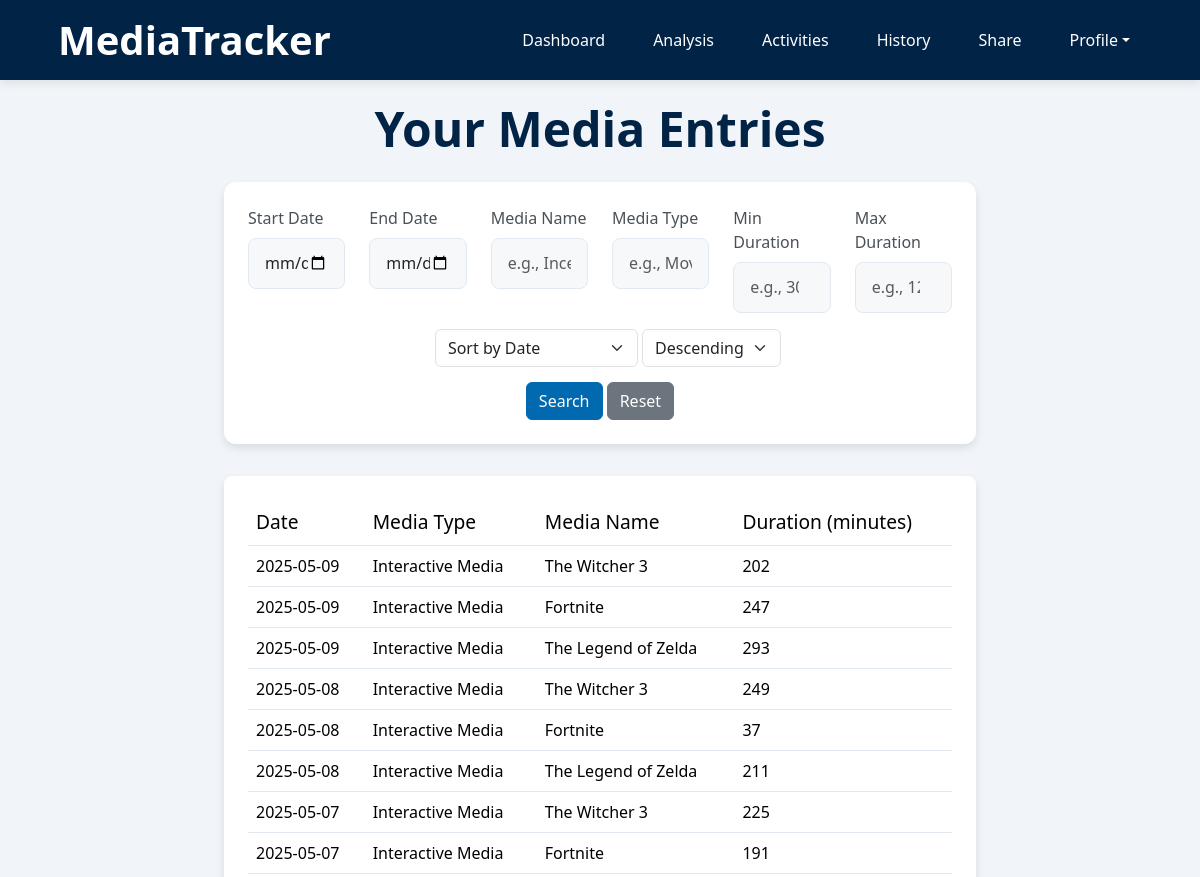
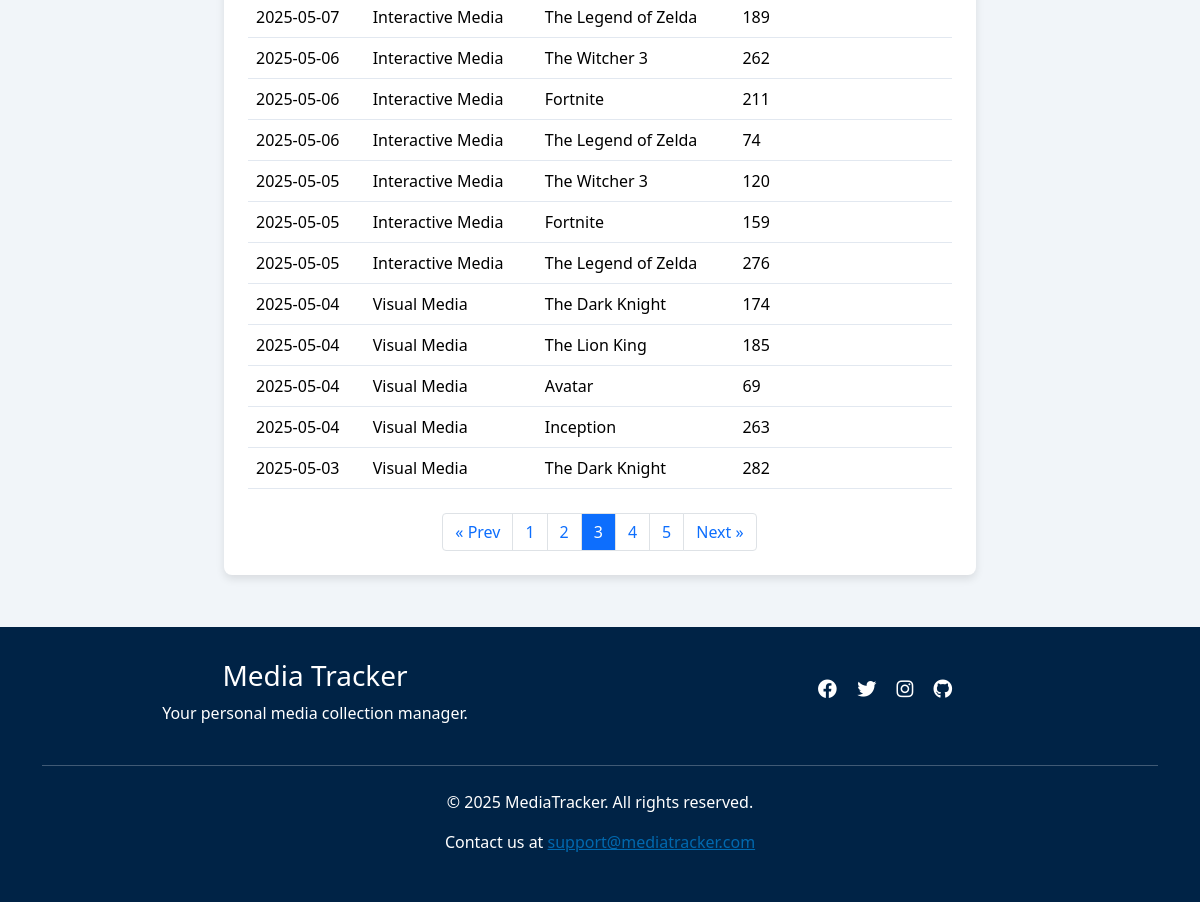
Page /viewdata?page=3 (signed in) on the committed database (2 pictures, top to bottom).
### app/models.py (models this page shows)
class Entries(db.Model):
    __tablename__ = 'Entries'
    id = db.Column(db.Integer, primary_key=True)
    activity_id = db.Column(db.Integer, db.ForeignKey('Activities.id'), nullable=True)
    date = db.Column(db.Date, nullable=False)
    duration = db.Column(db.Integer, nullable=False)
    comment = db.Column(db.Text, nullable=True)

class Activities(db.Model):
    __tablename__ = 'Activities'
    id = db.Column(db.Integer, primary_key=True)
    username = db.Column(db.String(80), db.ForeignKey('Users.username'), nullable=False)
    media_type = db.Column(db.String(50), nullable=False)
    media_subtype = db.Column(db.String(50), nullable=True)
    media_name = db.Column(db.String(120), nullable=False)
    status = db.Column(db.String(20), nullable=False, default='ongoing')
    start_date = db.Column(db.Date, nullable=True)
    end_date = db.Column(db.Date, nullable=True)
    rating = db.Column(db.Float, nullable=True)
    comment = db.Column(db.Text, nullable=True)
    media_entries = db.relationship('Entries', backref='activity')

### app/routes.py (the view)
@blueprint.route('/viewdata', methods=['GET'])
@login_required
def viewdata():
    result = get_entries(current_user.username, request)
    if result: return result

### app/forms.py
class DeleteEntryForm(FlaskForm):
    entry_id = HiddenField('Entry ID', validators=[DataRequired()])
    submit = SubmitField('Delete Entry')

### app/models.py (called while the page is built)
@login.user_loader
def load_user(username):
    return db.session.get(Users, username)

### app/templates/viewdata.html (shortened to what this page needs)
{% extends "base.html" %}
{% block content %}
<div class="page-container">
    {% if current_user.username == username %}
        <h2 class="text-center page-title">Your Media Entries</h2>
    {% else %}
        <h2 class="text-center page-title">{{ username }}'s Media Entries</h2>
    {% endif %}
    <section class="section wow fadeIn" data-wow-duration="0.2s" data-wow-delay="0.05s">
        <form action="{{ url_for('main.viewdata') }}" method="GET">
            <div class="row">
                <div class="col-md-2">
                    <label for="start_date" class="form-label">Start Date</label>
                    <input type="date" id="start_date" name="start_date" class="form-control" value="{{ request.args.get('start_date', '') }}">
                </div>
                <div class="col-md-2">
                    <label for="end_date" class="form-label">End Date</label>
                    <input type="date" id="end_date" name="end_date" class="form-control" value="{{ request.args.get('end_date', '') }}">
                </div>
                <div class="col-md-2">
                    <label for="media_name" class="form-label">Media Name</label>
                    <input type="text" id="media_name" name="media_name" class="form-control" placeholder="e.g., Inception" value="{{ request.args.get('media_name', '') }}">
                </div>
                <div class="col-md-2">
                    <label for="media_type" class="form-label">Media Type</label>
                    <input type="text" id="media_type" name="media_type" class="form-control" placeholder="e.g., Movie" value="{{ request.args.get('media_type', '') }}">
                </div>
                <div class="col-md-2">
                    <label for="min_duration" class="form-label">Min Duration</label>
                    <input type="number" id="min_duration" name="min_duration" class="form-control" placeholder="e.g., 30" value="{{ request.args.get('min_duration', '') }}">
                </div>
                <div class="col-md-2">
                    <label for="max_duration" class="form-label">Max Duration</label>
                    <input type="number" id="max_duration" name="max_duration" class="form-control" placeholder="e.g., 120" value="{{ request.args.get('max_duration', '') }}">
                </div>
            </div>
            <div class="row mt-3">
                <div class="sort text-center">
                    <select name="sort_field" class="form-select d-inline-block w-auto ms-3" style="display:inline-block; width:auto;">
                        <option value="date" {% if request.args.get('sort_field', 'date') == 'date' %}selected{% endif %}>Sort by Date</option>
                    </select>
                    <select name="sort_order" class="form-select d-inline-block w-auto" style="display:inline-block; width:auto;">
                        <option value="desc" {% if request.args.get('sort_order', 'desc') == 'desc' %}selected{% endif %}>Descending</option>
                    </select>
                </div>
                <div class="col-md-12 text-center">
                    <button type="submit" class="btn btn-primary">Search</button>
                    <a href="{{ url_for('main.viewdata') }}" class="btn btn-secondary">Reset</a>
                </div>
            </div>
        </form>
    </section>
    <section class="table-section wow fadeIn" data-wow-duration="0.2s" data-wow-delay="0.1">
        <table class="table hover">
            <thead>
                <tr>
                    <th class="wow fadeInUp" data-wow-duration="0.2s" data-wow-delay="0.1s">Date</th>
                    <th class="wow fadeInUp" data-wow-duration="0.2s" data-wow-delay="0.15s">Media Type</th>
                    <th class="wow fadeInUp" data-wow-duration="0.2s" data-wow-delay="0.2s">Media Name</th>
                    <th class="wow fadeInUp" data-wow-duration="0.2s" data-wow-delay="0.25s">Duration (minutes)</th>
                </tr>
            </thead>
            <tbody>
                {% for entry in entries %}
                <tr class="entry-row wow animate__animated" data-wow-duration="0.5s">
                    <td class="wow fadeInUp" data-wow-duration="0.2s" data-wow-delay="0.1s">{{ entry.date }}</td>
                    <td class="wow fadeInUp" data-wow-duration="0.2s" data-wow-delay="0.15s">{{ entry.activity.media_type }}</td>
                    <td class="wow fadeInUp" data-wow-duration="0.2s" data-wow-delay="0.2s">{{ entry.activity.media_name }}</td>
                    <td class="wow fadeInUp" data-wow-duration="0.2s" data-wow-delay="0.25s">{{ entry.duration }}</td>
                </tr>
                {% endfor %}
            </tbody>
        </table>
        {% if total_pages > 1 %}
            <nav aria-label="Pagination">
            <ul class="pagination justify-content-center mt-4">
                {% if page > 1 %}
                <li class="page-item">
                    <a class="page-link"
                    href="{{ url_for(request.endpoint, page=page-1, **request_args) }}">
                    &laquo; Prev
                    </a>
                </li>
                {% endif %}
                {% for p in range(1, total_pages+1) %}
                <li class="page-item {% if p==page %}active{% endif %}">
                    <a class="page-link"
                    href="{{ url_for(request.endpoint, page=p, **request_args) }}">
                    {{ p }}
                    </a>
                </li>
                {% endfor %}
                {% if page < total_pages %}
                <li class="page-item">
                    <a class="page-link"
                    href="{{ url_for(request.endpoint, page=page+1, **request_args) }}">
                    Next &raquo;
                    </a>
                </li>
                {% endif %}
            </ul>
            </nav>
            {% endif %}
    </section>
</div>
{% endblock %}

### app/static/styles.css (style rules this page uses)
:root { --primary-color: #0069af; --secondary-color: #002346; --background-color:#f1f5f9; --light-border: #e2e8f0; }
body { font-family: 'Segoe UI', Tahoma, Geneva, Verdana, sans-serif; background-color: var(--background-color); }
nav ul { display: flex; list-style: none; margin: 0; padding: 0; }
nav ul li { margin-left: 1.5rem; }
nav ul li a { color: white; text-decoration: none; font-weight: 500; transition: color 0.3s; padding: 0.5rem 0.75rem; border-radius: 4px; }
html, body { height: 100%; margin: 0; padding: 0; }
body { display: flex; flex-direction: column; }
table { width: 100%; border-collapse: collapse; }
th { background-color: #ffffff; padding: 0.75rem 1rem; text-align: left; font-weight: 500; color: #495057; border-bottom: 1px solid var(--light-border); font-size: 1.2rem; }
td { padding: 0.75rem; border-bottom: 1px solid var(--light-border); vertical-align: middle; }
thead { padding: 0.75rem 1rem; }
.btn-primary { background-color: var(--primary-color); border-color: var(--primary-color); }
.section { background: white; border-radius: 0.75rem; box-shadow: 0 4px 8px rgba(0,0,0,0.1); padding: 1.5rem; margin-bottom: 2rem; }
.page-title { font-size: 3rem; font-weight: bold; margin-bottom: 1.5rem; color: var(--secondary-color); }
.page-container { margin: 0 auto; width: 66%; padding: 20px; }
.pagination .page-item { margin: 0; }
.pagination .page-link { border-radius: 0; margin-left: -1px; border: 1px solid #dee2e6; }
.pagination .page-item:first-child .page-link { border-top-left-radius: 0.25rem; border-bottom-left-radius: 0.25rem; }
.pagination .page-item:last-child .page-link { border-top-right-radius: 0.25rem; border-bottom-right-radius: 0.25rem; }
.table-section { background-color: white; border-radius: 8px; box-shadow: 0 4px 8px rgba(0, 0, 0, 0.1); padding: 1.5rem; margin-bottom: 2rem; overflow-x: auto; }
.form-control { padding: 0.8rem 1rem; border-radius: 8px; border: 1px solid var(--light-border); transition: all 0.3s ease; font-size: 1rem; background-color: #f2f4f59c; }
.form-label { font-weight: 500; margin-bottom: 0.5rem; color: #495057; }
.wow { visibility: hidden; }
.wow.animated { visibility: visible; }
.entry-row { background-color: white; }
.sort { padding-bottom: 15px; }

### rows in the picture
Entries: date "2025-05-09", activity.media_type "Interactive Media", activity.media_name "The Witcher 3", duration "202"
Entries: date "2025-05-09", activity.media_type "Interactive Media", activity.media_name "Fortnite", duration "247"
Entries: date "2025-05-09", activity.media_type "Interactive Media", activity.media_name "The Legend of Zelda", duration "293"
Entries: date "2025-05-08", activity.media_type "Interactive Media", activity.media_name "The Witcher 3", duration "249"
Entries: date "2025-05-08", activity.media_type "Interactive Media", activity.media_name "Fortnite", duration "37"
Entries: date "2025-05-08", activity.media_type "Interactive Media", activity.media_name "The Legend of Zelda", duration "211"
Entries: date "2025-05-07", activity.media_type "Interactive Media", activity.media_name "The Witcher 3", duration "225"
Entries: date "2025-05-07", activity.media_type "Interactive Media", activity.media_name "Fortnite", duration "191"
Entries: date "2025-05-07", activity.media_type "Interactive Media", activity.media_name "The Legend of Zelda", duration "189"
Entries: date "2025-05-06", activity.media_type "Interactive Media", activity.media_name "The Witcher 3", duration "262"
Entries: date "2025-05-06", activity.media_type "Interactive Media", activity.media_name "Fortnite", duration "211"
Entries: date "2025-05-06", activity.media_type "Interactive Media", activity.media_name "The Legend of Zelda", duration "74"
Entries: date "2025-05-05", activity.media_type "Interactive Media", activity.media_name "The Witcher 3", duration "120"
Entries: date "2025-05-05", activity.media_type "Interactive Media", activity.media_name "Fortnite", duration "159"
Entries: date "2025-05-05", activity.media_type "Interactive Media", activity.media_name "The Legend of Zelda", duration "276"
Entries: date "2025-05-04", activity.media_type "Visual Media", activity.media_name "The Dark Knight", duration "174"
Entries: date "2025-05-04", activity.media_type "Visual Media", activity.media_name "The Lion King", duration "185"
Entries: date "2025-05-04", activity.media_type "Visual Media", activity.media_name "Avatar", duration "69"
Entries: date "2025-05-04", activity.media_type "Visual Media", activity.media_name "Inception", duration "263"
Entries: date "2025-05-03", activity.media_type "Visual Media", activity.media_name "The Dark Knight", duration "282"

### other values in the picture
{{ p }} "1" "2" "3" "4" "5"
